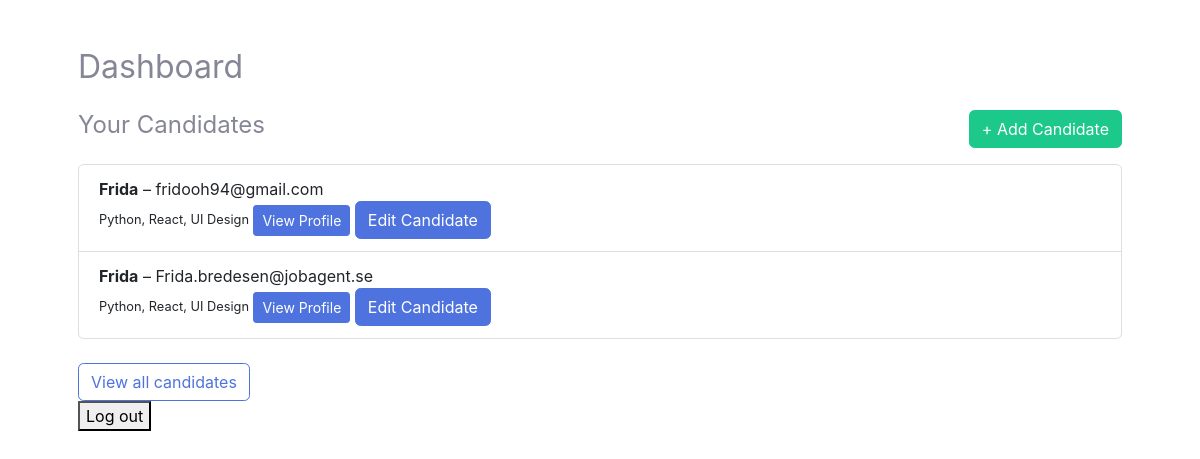
Before: /dashboard/ (signed in) with the older database file.
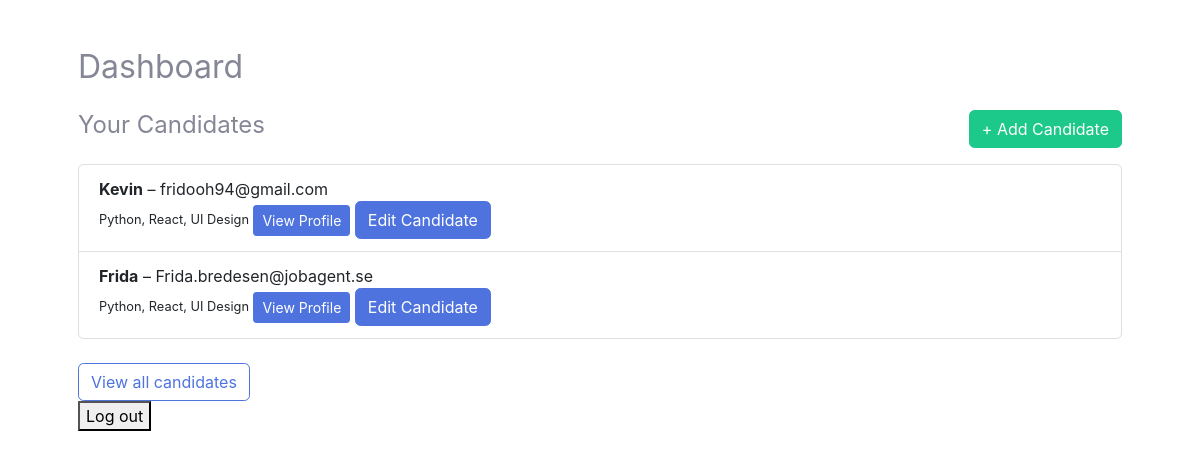
After: the same page with the newer database file.
### candidates/models.py (models this page shows, shortened)
class Candidate(models.Model):
    user = models.ForeignKey(User, on_delete=models.CASCADE)
    name = models.CharField(max_length=100)
    email = models.EmailField()
    notes = models.TextField(blank=True)
    top_skills = models.CharField(
        max_length=255,
        blank=True,
        help_text="Write top skills separated by commas (e.g. Communication, Leadership, SQL)"
    )
    uploaded_at = models.DateTimeField(auto_now_add=True)

### candidates/views.py (the view)
# urls.py: path('dashboard/', candidate_views.dashboard, name='dashboard'),
@login_required
def dashboard(request):
    candidates = Candidate.objects.filter(user=request.user).order_by('-uploaded_at')[:5]
    return render(request, 'dashboard.html', {'candidates': candidates})

### templates/dashboard.html (shortened to what this page needs)
{% extends "base.html" %}
{% block content %}
<div class="container mt-5">
  <h2 class="mb-4">Dashboard</h2>
  <div class="d-flex justify-content-between align-items-center mb-3">
    <h4>Your Candidates</h4>
    <a href="{% url 'add_candidate' %}" class="btn btn-success">+ Add Candidate</a>
  </div>
  {% if candidates %}
    <ul class="list-group">
      {% for candidate in candidates %}
      <li class="list-group-item">
        <strong>{{ candidate.name }}</strong> – {{ candidate.email }}<br>
        <small>{{ candidate.top_skills }}</small> <a href="{% url 'candidate_detail' candidate.id %}" class="btn btn-primary btn-sm">View Profile</a> <a href="{% url 'candidate_edit' candidate.pk %}" class="btn btn-primary">Edit Candidate</a>
      </li>
      {% endfor %}
    </ul>
  {% else %}
    <p>No candidates yet.</p>
  {% endif %}
  <div class="mt-4">
    <a href="{% url 'candidate_list' %}" class="btn btn-outline-primary">View all candidates</a>
  </div>
  <form action="{% url 'logout' %}" method="post">
    <button type="submit">Log out</button>
  </form>
</div>
{% endblock %}

Changed rows visible on the page:
changed Candidate "fridooh94@gmail.com": name "Frida" → "Kevin"
